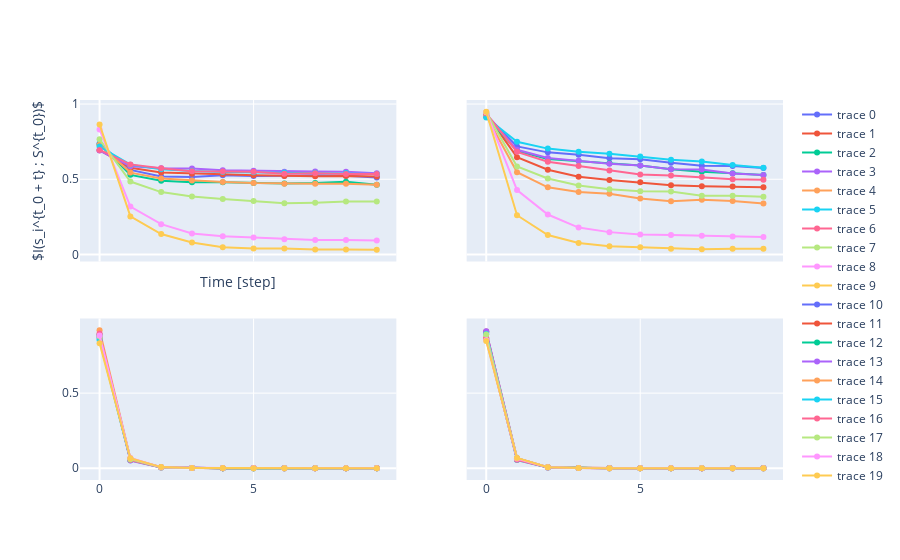

Notebook cell for this chart:
### Code cell
from plotly.subplots import make_subplots

fig = make_subplots(2, 2, shared_xaxes = True,\
                   shared_yaxes = True)
for idx, mi in enumerate(mis):
    lines = []
    for node in range(models[idx].nNodes):
        line = go.Scatter(y = mi[:, node])
        lines.append(line)
    
    r, c = np.unravel_index(idx, (2, 2))
    fig.add_traces(lines, cols = c + 1, rows = r + 1)
fig.update_layout(xaxis = dict(title = 'Time [step]'),\
                 yaxis = dict(title = '$I(s_i^{t_0 + t} ; S^{t_0})$'))
fig.show()

### Figure 1 — Plotly figure (JSON) as saved in the notebook; plotly's stock layout.template omitted (floating-point values rounded to 4 significant figures)
{"data": [{"type": "scatter", "xaxis": "x", "y": [0.7376, 0.5622, 0.5187, 0.515, 0.527, 0.522, 0.5235, 0.5265, 0.5239, 0.5118], "yaxis": "y"}, {"type": "scatter", "xaxis": "x", "y": [0.693, 0.5767, 0.5445, 0.5367, 0.5333, 0.5272, 0.5211, 0.5199, 0.5215, 0.5183], "yaxis": "y"}, {"type": "scatter", "xaxis": "x", "y": [0.7318, 0.5293, 0.4904, 0.4803, 0.4807, 0.4754, 0.4724, 0.4749, 0.4839, 0.4636], "yaxis": "y"}, {"type": "scatter", "xaxis": "x", "y": [0.6909, 0.5863, 0.5741, 0.5715, 0.5594, 0.5564, 0.5498, 0.5511, 0.5508, 0.5406], "yaxis": "y"}, {"type": "scatter", "xaxis": "x", "y": [0.7299, 0.5444, 0.5049, 0.4925, 0.482, 0.4746, 0.4705, 0.4704, 0.4707, 0.4632], "yaxis": "y"}, {"type": "scatter", "xaxis": "x", "y": [0.7179, 0.5972, 0.5658, 0.5547, 0.5489, 0.5471, 0.5448, 0.5433, 0.5419, 0.5353], "yaxis": "y"}, {"type": "scatter", "xaxis": "x", "y": [0.6952, 0.5989, 0.5733, 0.5539, 0.5522, 0.5494, 0.5368, 0.5401, 0.5351, 0.5347], "yaxis": "y"}, {"type": "scatter", "xaxis": "x", "y": [0.7656, 0.4849, 0.4149, 0.3856, 0.3695, 0.3554, 0.3401, 0.3448, 0.3517, 0.3523], "yaxis": "y"}, {"type": "scatter", "xaxis": "x", "y": [0.8312, 0.3186, 0.2018, 0.1402, 0.1221, 0.1135, 0.1009, 0.0972, 0.09628, 0.093], "yaxis": "y"}, {"type": "scatter", "xaxis": "x", "y": [0.8648, 0.2531, 0.1358, 0.08043, 0.04764, 0.04003, 0.04075, 0.03388, 0.03385, 0.03214], "yaxis": "y"}, {"type": "scatter", "xaxis": "x2", "y": [0.9277, 0.7184, 0.6789, 0.6626, 0.6403, 0.6329, 0.6093, 0.5906, 0.589, 0.5742], "yaxis": "y2"}, {"type": "scatter", "xaxis": "x2", "y": [0.9332, 0.6468, 0.5636, 0.5165, 0.495, 0.4805, 0.461, 0.4538, 0.4518, 0.4471], "yaxis": "y2"}, {"type": "scatter", "xaxis": "x2", "y": [0.918, 0.6885, 0.6349, 0.6215, 0.606, 0.5914, 0.566, 0.5501, 0.5406, 0.5284], "yaxis": "y2"}, {"type": "scatter", "xaxis": "x2", "y": [0.9229, 0.6963, 0.6422, 0.6232, 0.6028, 0.5918, 0.5675, 0.5643, 0.5383, 0.5284], "yaxis": "y2"}, {"type": "scatter", "xaxis": "x2", "y": [0.9219, 0.5475, 0.4464, 0.4149, 0.4037, 0.3729, 0.3546, 0.3636, 0.3556, 0.3396], "yaxis": "y2"}, {"type": "scatter", "xaxis": "x2", "y": [0.9108, 0.7498, 0.7039, 0.6824, 0.6694, 0.6506, 0.6299, 0.6185, 0.5944, 0.5775], "yaxis": "y2"}, {"type": "scatter", "xaxis": "x2", "y": [0.9385, 0.6823, 0.617, 0.5884, 0.5592, 0.5311, 0.5258, 0.5156, 0.501, 0.4972], "yaxis": "y2"}, {"type": "scatter", "xaxis": "x2", "y": [0.946, 0.5848, 0.5053, 0.4583, 0.4338, 0.4205, 0.4187, 0.39, 0.391, 0.3836], "yaxis": "y2"}, {"type": "scatter", "xaxis": "x2", "y": [0.9476, 0.428, 0.2658, 0.1792, 0.1488, 0.1338, 0.1298, 0.1239, 0.1189, 0.1164], "yaxis": "y2"}, {"type": "scatter", "xaxis": "x2", "y": [0.9483, 0.2611, 0.1295, 0.0762, 0.05552, 0.04883, 0.03865, 0.03542, 0.03909, 0.03889], "yaxis": "y2"}, {"type": "scatter", "xaxis": "x3", "y": [0.8661, 0.05642, 0.006111, 0.001101, 0.0007893, 0.0007825, 0.0007456, 0.0007325, 0.0007097, 0.0006119], "yaxis": "y3"}, {"type": "scatter", "xaxis": "x3", "y": [0.8873, 0.05802, 0.006066, 0.001154, 0.0008241, 0.0007259, 0.0005247, 0.0007309, 0.000631, 0.0007718], "yaxis": "y3"}, {"type": "scatter", "xaxis": "x3", "y": [0.8861, 0.06265, 0.006432, 0.001055, 0.000719, 0.0006752, 0.0005126, 0.0009818, 0.0007224, 0.0007159], "yaxis": "y3"}, {"type": "scatter", "xaxis": "x3", "y": [0.8788, 0.05079, 0.005199, 0.001185, 0.0006543, 0.0007038, 0.0006405, 0.000757, 0.0005638, 0.0006516], "yaxis": "y3"}, {"type": "scatter", "xaxis": "x3", "y": [0.918, 0.06575, 0.007347, 0.001394, 0.0007819, 0.0008394, 0.000621, 0.0008192, 0.000602, 0.000618], "yaxis": "y3"}, {"type": "scatter", "xaxis": "x3", "y": [0.8541, 0.05351, 0.005225, 0.001196, 0.0007188, 0.0008251, 0.0007544, 0.0006974, 0.0006172, 0.000788], "yaxis": "y3"}, {"type": "scatter", "xaxis": "x3", "y": [0.8966, 0.0543, 0.005546, 0.0011, 0.0006567, 0.0009794, 0.0006017, 0.000631, 0.0007099, 0.0009001], "yaxis": "y3"}, {"type": "scatter", "xaxis": "x3", "y": [0.8763, 0.06072, 0.005787, 0.001181, 0.0007524, 0.0007564, 0.0005636, 0.0006959, 0.0007158, 0.000757], "yaxis": "y3"}, {"type": "scatter", "xaxis": "x3", "y": [0.8837, 0.06784, 0.006821, 0.001394, 0.0008561, 0.0009331, 0.0005341, 0.0006583, 0.0006095, 0.0006963], "yaxis": "y3"}, {"type": "scatter", "xaxis": "x3", "y": [0.8327, 0.06681, 0.007539, 0.001452, 0.0009563, 0.0007811, 0.0006946, 0.0007914, 0.0005836, 0.0006989], "yaxis": "y3"}, {"type": "scatter", "xaxis": "x4", "y": [0.9033, 0.05845, 0.005712, 0.001162, 0.0008396, 0.0006598, 0.0007171, 0.0007405, 0.0007384, 0.000789], "yaxis": "y4"}, {"type": "scatter", "xaxis": "x4", "y": [0.9108, 0.06579, 0.006496, 0.001192, 0.0008454, 0.0007993, 0.0006505, 0.0007867, 0.0007172, 0.000639], "yaxis": "y4"}, {"type": "scatter", "xaxis": "x4", "y": [0.8622, 0.05935, 0.005956, 0.001211, 0.0006999, 0.0007504, 0.0008079, 0.0008142, 0.0006972, 0.0008035], "yaxis": "y4"}, {"type": "scatter", "xaxis": "x4", "y": [0.9118, 0.06623, 0.006873, 0.00116, 0.0007107, 0.0008588, 0.000853, 0.0007748, 0.0008064, 0.0008525], "yaxis": "y4"}, {"type": "scatter", "xaxis": "x4", "y": [0.8674, 0.06616, 0.007732, 0.001519, 0.0007583, 0.0008143, 0.000722, 0.0006705, 0.0007657, 0.0005909], "yaxis": "y4"}, {"type": "scatter", "xaxis": "x4", "y": [0.8932, 0.05462, 0.005216, 0.001173, 0.0007433, 0.000714, 0.0006986, 0.0007737, 0.0007323, 0.000662], "yaxis": "y4"}, {"type": "scatter", "xaxis": "x4", "y": [0.8661, 0.05589, 0.005285, 0.001097, 0.0007493, 0.0007804, 0.0007113, 0.0007189, 0.0007283, 0.0007334], "yaxis": "y4"}, {"type": "scatter", "xaxis": "x4", "y": [0.8909, 0.06631, 0.00667, 0.001211, 0.0006935, 0.0006348, 0.0007615, 0.0008741, 0.0007319, 0.0007978], "yaxis": "y4"}, {"type": "scatter", "xaxis": "x4", "y": [0.8527, 0.06444, 0.006857, 0.001282, 0.0008331, 0.0006254, 0.0007181, 0.0006521, 0.0007444, 0.0007204], "yaxis": "y4"}, {"type": "scatter", "xaxis": "x4", "y": [0.8471, 0.06833, 0.006977, 0.001257, 0.0006423, 0.0007456, 0.0008077, 0.0007842, 0.000834, 0.0007172], "yaxis": "y4"}], "layout": {"autosize": true, "xaxis": {"anchor": "y", "autorange": true, "domain": [0, 0.45], "matches": "x3", "range": [-0.5835, 9.584], "showticklabels": false, "title": {"text": "Time [step]"}}, "xaxis2": {"anchor": "y2", "autorange": true, "domain": [0.55, 1], "matches": "x4", "range": [-0.5835, 9.584], "showticklabels": false}, "xaxis3": {"anchor": "y3", "autorange": true, "domain": [0, 0.45], "range": [-0.5835, 9.584]}, "xaxis4": {"anchor": "y4", "autorange": true, "domain": [0.55, 1], "range": [-0.5835, 9.584]}, "yaxis": {"anchor": "x", "autorange": true, "domain": [0.575, 1], "range": [-0.05501, 1.039], "title": {"text": "$I(s_i^{t_0 + t} ; S^{t_0})$"}, "type": "linear"}, "yaxis2": {"anchor": "x2", "autorange": true, "domain": [0.575, 1], "matches": "y", "range": [-0.05501, 1.039], "showticklabels": false, "type": "linear"}, "yaxis3": {"anchor": "x3", "autorange": true, "domain": [0, 0.425], "range": [-0.09037, 1.009], "type": "linear"}, "yaxis4": {"anchor": "x4", "autorange": true, "domain": [0, 0.425], "matches": "y3", "range": [-0.09037, 1.009], "showticklabels": false, "type": "linear"}}}
